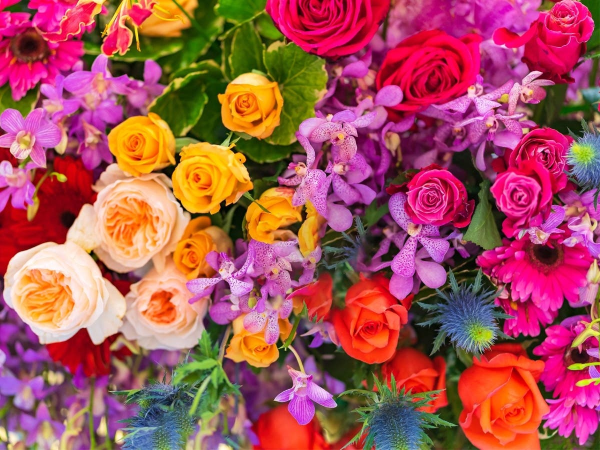
#> input picture lab2/test_images/flowers.jpg, 1200 x 900 px (shown at 1/2 size)
$ python -i core.py   (imports and definitions only)
#> lines starting #> are read from the running program, lines starting #| are printed output that depends on the picture; after the words box and inside, x2 and y2 are one past the last pixel; in counts of white or black regions, pixels touching at a corner belong together
import cv2
import numpy as np
import tkinter as tk
from tkinter import filedialog
from matplotlib import pyplot as plt
from scipy import ndimage
from skimage import color, io

def convolve2d(image, kernel):
    image_height, image_width = image.shape
    kernel_height, kernel_width = kernel.shape
    kernel = np.flipud(np.fliplr(kernel))

    output_height = image_height - kernel_height + 1
    output_width = image_width - kernel_width + 1

    image_windows = np.lib.stride_tricks.sliding_window_view(image, (kernel_height, kernel_width))
    output = np.sum(image_windows * kernel, axis=(2, 3))

    return output

def sobel_operators(image):
    sobel_x = np.array([[-1, 0, 1], [-2, 0, 2], [-1, 0, 1]])
    sobel_y = np.array([[-1, -2, -1], [0, 0, 0], [1, 2, 1]])
    gradient_x = convolve2d(image, sobel_x)
    gradient_y = convolve2d(image, sobel_y)
    return gradient_x, gradient_y

def calculate_gradient_magnitude(gray):
    gray = gray.astype(np.float64)
    gradient_x, gradient_y = sobel_operators(gray)

    gradient_magnitude = np.sqrt(gradient_x**2 + gradient_y**2)
    gradient_magnitude = (255 * gradient_magnitude / np.max(gradient_magnitude)).astype(np.uint8)

    return gradient_magnitude

def detect_changes_in_brightness(image):
    gray = cv2.cvtColor(image, cv2.COLOR_BGR2GRAY)
    gradient_magnitude = calculate_gradient_magnitude(gray)
    return cv2.cvtColor(gradient_magnitude, cv2.COLOR_GRAY2BGR)

def detect_lines(image):
    gray = image.mean(axis=2)

    kernel = np.array([[1, 1, 1], [1, 1, 1], [1, 1, 1]]) / 9.0
    blurred = convolve2d(gray, kernel)

    gradient_x, gradient_y = sobel_operators(blurred)
    gradient_magnitude = np.sqrt(gradient_x**2 + gradient_y**2)
    edges = (gradient_magnitude > 100).astype(np.uint8)
    lines = cv2.HoughLinesP(edges, 1, np.pi / 180, threshold=25, minLineLength=10, maxLineGap=10)

    if lines is not None:
        for line in lines:
            x1, y1, x2, y2 = line[0]
            cv2.line(image, (x1, y1), (x2, y2), (0, 255, 0), 2)

    return image


def detect_points(image):
    gray = cv2.cvtColor(image, cv2.COLOR_BGR2GRAY)
    corners = cv2.goodFeaturesToTrack(gray, maxCorners=750, qualityLevel=0.0001, minDistance=10)

    if corners is not None:
        for corner in corners:
            x, y = corner.ravel()
            x, y = int(x), int(y)
            cv2.circle(image, (x, y), 6, (0, 255, 0), -1)

    return image

def simple_thresholding(image, threshold):
    gray = cv2.cvtColor(image, cv2.COLOR_BGR2GRAY)
    thresholded = (gray > threshold).astype(np.uint8) * 255
    return thresholded

def adaptive_thresholding(image, block_size, constant):
    """
            # Slow straighforward impl
        gray = cv2.cvtColor(image, cv2.COLOR_BGR2GRAY)

        padded = np.pad(gray, block_size // 2, mode='constant')
        thresholded = np.zeros_like(gray)

        for i in range(gray.shape[0]):
            for j in range(gray.shape[1]):
                block = padded[i:i+block_size, j:j+block_size]
                mean = np.mean(block)
                threshold = mean - constant
                if gray[i, j] > threshold:
                    thresholded[i, j] = 255

        return cv2.cvtColor(thresholded, cv2.COLOR_GRAY2BGR)
    """
    gray = cv2.cvtColor(image, cv2.COLOR_BGR2GRAY)
    thresholded = cv2.adaptiveThreshold(gray, 255, cv2.ADAPTIVE_THRESH_MEAN_C, cv2.THRESH_BINARY, block_size, constant)
    return cv2.cvtColor(thresholded, cv2.COLOR_GRAY2BGR)

def browse_image():
    file_path = filedialog.askopenfilename()
#> the answer given: test_images/flowers.jpg
    if file_path:
        image = cv2.imread(file_path)
#> image is the input picture: shape (900, 1200, 3); mean B, G, R 88.6, 82.7, 167

        # image segmentation
        points_image = detect_points(image.copy())
#> in detect_points, `gray = cv2.cvtColor(image, cv2.COLOR_BGR2GRAY)`:
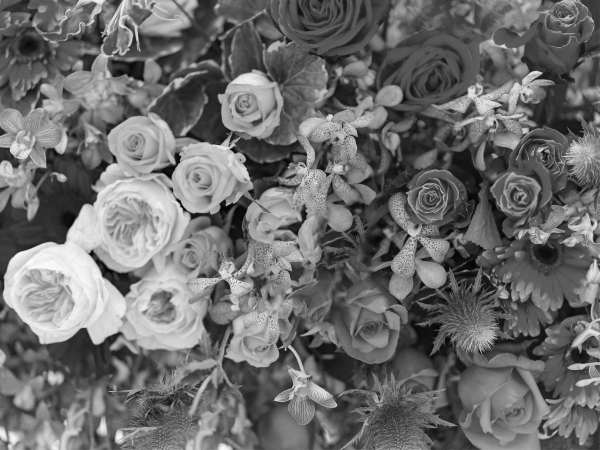
#> gray: shape (900, 1200) (shown at 1/2 size); min 0, max 255, mean 108.5
#> in detect_points, `corners = cv2.goodFeaturesToTrack(gray, maxCorners=750, qualityLevel=0..`: corners = 750 rows, first 8: [460, 298], [570, 700], [628, 349], [452, 411], [548, 800], [213, 66], [486, 326], [1184, 451]
#> the loop in detect_points, `for corner in corners:` made 750 passes
#> after the loop in detect_points, `for corner in corners:`:
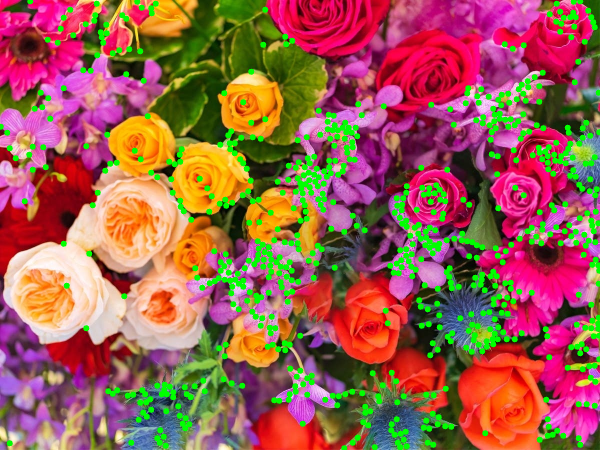
#> image: shape (900, 1200, 3) (shown at 1/2 size); 7.72% of pixels changed, all inside (x1, y1, x2, y2) = (0, 0, 1200, 900)
        lines_image = detect_lines(image.copy())
#> in convolve2d (call 3), `output = np.sum(image_windows * kernel, axis=(2, 3))`:
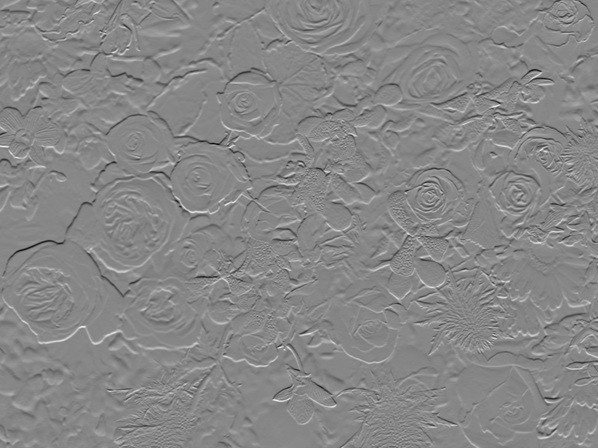
#> output: shape (896, 1196) float64 (shown at 1/2 size); min -502.4, max 445.6, mean 0; drawn with min black and max white
#> in detect_lines, `edges = (gradient_magnitude > 100).astype(np.uint8)`:
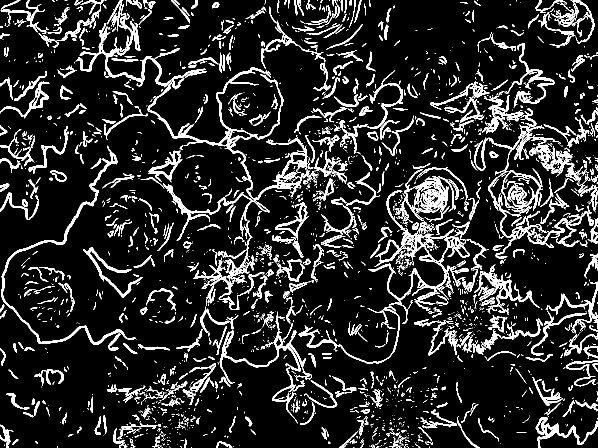
#> edges: shape (896, 1196) (shown at 1/2 size); values 0 (black) and 1 (white), 13.5% white; 2635 white regions (1845 under 20 px), largest, box (x1, y1, x2, y2) and area: (296, 135, 620, 482) 8649, (676, 380, 938, 728) 5931, (151, 0, 411, 179) 4252
#> the loop in detect_lines, `for line in lines:` made 7642 passes
#> (x1, y1, x2, y2) on passes 1 to 3: (531, 376, 570, 366), (980, 542, 1030, 573), (459, 215, 485, 230)
#> after the loop in detect_lines, `for line in lines:`:
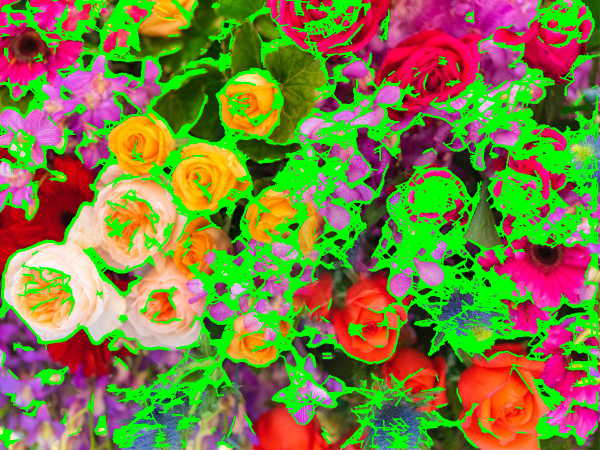
#> image: shape (900, 1200, 3) (shown at 1/2 size); mean of channels 0, 1, 2 62.4, 128.3, 124.2; drawn as B, G, R
        brightness_image = detect_changes_in_brightness(image.copy())

        # local thresholding
        simple_thresholded = simple_thresholding(image, 120)
#> in simple_thresholding, `thresholded = (gray > threshold).astype(np.uint8) * 255`: thresholded: shape (900, 1200); 38.5% white; 1285 white regions (1014 under 20 px), largest, box (x1, y1, x2, y2) and area: (0, 87, 775, 851) 239490, (931, 739, 1200, 900) 18864, (863, 141, 1109, 301) 13324
        adaptive_thresholded = adaptive_thresholding(image, 11, 2)
#> in adaptive_thresholding, `thresholded = cv2.adaptiveThreshold(gray, 255, cv2.ADAPTIVE_THRESH_MEA..`:
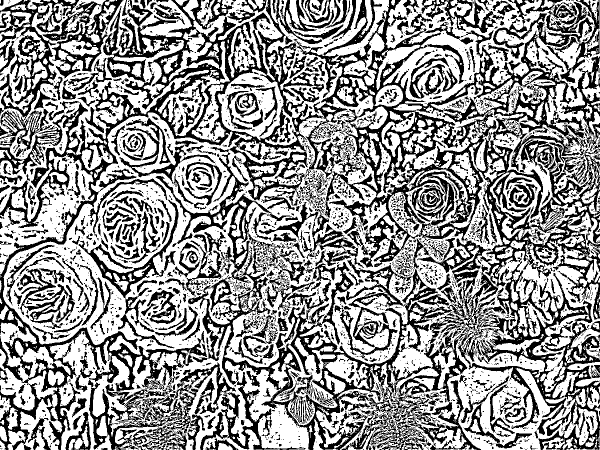
#> thresholded: shape (900, 1200) (shown at 1/2 size); 58.7% white; 3675 black regions (2892 under 20 px), largest, box (x1, y1, x2, y2) and area: (0, 0, 1200, 900) 234446, (176, 724, 612, 900) 16079, (0, 0, 202, 310) 13915

        # processed images
        plt.figure(figsize=(12, 8))
        plt.subplot(231), plt.imshow(cv2.cvtColor(image, cv2.COLOR_BGR2RGB)), plt.title('Original Image')
        plt.subplot(232), plt.imshow(cv2.cvtColor(points_image, cv2.COLOR_BGR2RGB)), plt.title('Points Detection')
        plt.subplot(233), plt.imshow(cv2.cvtColor(lines_image, cv2.COLOR_BGR2RGB)), plt.title('Line Detection')
        plt.subplot(234), plt.imshow(cv2.cvtColor(brightness_image, cv2.COLOR_BGR2RGB)), plt.title('Brightness Changes')
        plt.subplot(235), plt.imshow(cv2.cvtColor(simple_thresholded, cv2.COLOR_BGR2RGB)), plt.title('Simple Thresholding')
        plt.subplot(236), plt.imshow(cv2.cvtColor(adaptive_thresholded, cv2.COLOR_BGR2RGB)), plt.title('Adaptive Thresholding')
        plt.show()
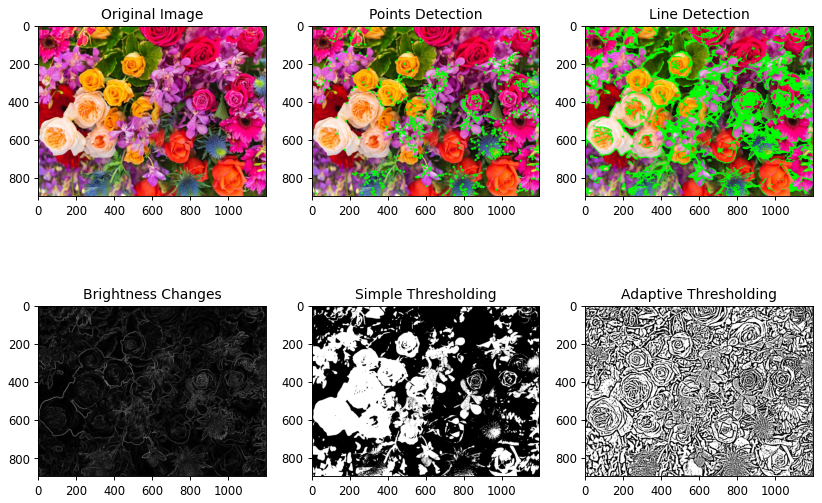
#> figure drawn by matplotlib, 6 panels

# [2 lines not run here, left out]

# [1 line that did not run here, left out]
# [3 lines not run here, left out]

>>> result = browse_image()
